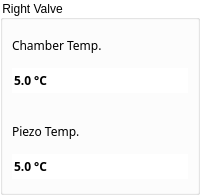
       <widget class="QGroupBox" name="groupBoxValveTemp2">
        <property name="sizePolicy">
         <sizepolicy hsizetype="Expanding" vsizetype="Fixed">
          <horstretch>0</horstretch>
          <verstretch>0</verstretch>
         </sizepolicy>
        </property>
        <property name="styleSheet">
         <string notr="true">QGroupBox{
    background-color: transparent;
}</string>
        </property>
        <property name="title">
         <string>Right Valve</string>
        </property>
        <layout class="QGridLayout" name="gridLayout_21">
         <property name="leftMargin">
          <number>0</number>
         </property>
         <property name="topMargin">
          <number>0</number>
         </property>
         <property name="rightMargin">
          <number>0</number>
         </property>
         <property name="bottomMargin">
          <number>4</number>
         </property>
         <property name="spacing">
          <number>4</number>
         </property>
         <item row="1" column="0">
          <widget class="ContentBoardItem" name="widgetDashBoardHeatersStackTemp_2" native="true">
           <property name="sizePolicy">
            <sizepolicy hsizetype="Expanding" vsizetype="Fixed">
             <horstretch>0</horstretch>
             <verstretch>0</verstretch>
            </sizepolicy>
           </property>
           <property name="minimumSize">
            <size>
             <width>0</width>
             <height>82</height>
            </size>
           </property>
           <property name="maximumSize">
            <size>
             <width>16777215</width>
             <height>82</height>
            </size>
           </property>
           <property name="styleSheet">
            <string notr="true">/*QFrame{
     background:rgb(249,247,248);
     min-height: 80px;
     max-height: 80px;
}

QLabel{
  background:rgb(249,247,248);
  color: rgb(39,51,66);
  font-size: 16px;
  font-family: Siemens Sans;
  min-height: 20px;
  max-height: 20px;
}

QDoubleSpinBox{
  background:rgb(249,247,248);
  color: rgb(39,51,66);
  font-size: 16px;
  font-weight: bold;
  font-family: Siemens Sans;
  min-height: 32px;
  max-height: 32px;
}
*/

</string>
           </property>
           <layout class="QGridLayout" name="gridLayout_23">
            <property name="leftMargin">
             <number>9</number>
            </property>
            <property name="rightMargin">
             <number>9</number>
            </property>
            <item row="2" column="0">
             <widget class="QDoubleSpinBox" name="doubleSpinBoxHeatersStackTemp2">
              <property name="font">
               <font>
                <family>Siemens Sans</family>
                <weight>75</weight>
                <bold>true</bold>
               </font>
              </property>
              <property name="styleSheet">
               <string notr="true">QDoubleSpinBox[STATE=&quot;Ok&quot;]
{
 background:rgb(249,247,248);
 min-width: 0px;
 border: 0px;
 }
QDoubleSpinBox[STATE=&quot;MaschineStop&quot;]
{ 
 background:rgb(202, 51, 51);
 min-width: 0px;
 border: 0px;
 }
QDoubleSpinBox[STATE =&quot;Warning&quot;]
{ 
 background:rgb(245, 197, 160);
 min-width: 0px;
 border: 0px;
 }
QDoubleSpinBox[STATE =&quot;Alarm&quot;]
{ 
 background:rgb(205, 99, 20);
 min-width: 0px;
 border: 0px;
 }

</string>
              </property>
              <property name="wrapping">
               <bool>false</bool>
              </property>
              <property name="frame">
               <bool>false</bool>
              </property>
              <property name="readOnly">
               <bool>true</bool>
              </property>
              <property name="buttonSymbols">
               <enum>QAbstractSpinBox::NoButtons</enum>
              </property>
              <property name="suffix">
               <string> °C</string>
              </property>
              <property name="decimals">
               <number>1</number>
              </property>
              <property name="minimum">
               <double>5.000000000000000</double>
              </property>
              <property name="maximum">
               <double>1000.000000000000000</double>
              </property>
              <property name="singleStep">
               <double>0.001000000000000</double>
              </property>
             </widget>
            </item>
            <item row="1" column="0">
             <widget class="QLabel" name="labelDashBoardHeatersStackTemp2">
              <property name="font">
               <font>
                <family>Siemens Sans</family>
               </font>
              </property>
              <property name="styleSheet">
               <string notr="true"/>
              </property>
              <property name="text">
               <string>Piezo Temp.</string>
              </property>
             </widget>
            </item>
           </layout>
          </widget>
         </item>
         <item row="0" column="0">
          <widget class="ContentBoardItem" name="widgetDashBoardHeatersCurrentTemp_2" native="true">
           <property name="sizePolicy">
            <sizepolicy hsizetype="Expanding" vsizetype="Fixed">
             <horstretch>0</horstretch>
             <verstretch>0</verstretch>
            </sizepolicy>
           </property>
           <property name="minimumSize">
            <size>
             <width>0</width>
             <height>82</height>
            </size>
           </property>
           <property name="maximumSize">
            <size>
             <width>16777215</width>
             <height>82</height>
            </size>
           </property>
           <property name="styleSheet">
            <string notr="true">/*QFrame{
     background:rgb(249,247,248);
     min-height: 80px;
     max-height: 80px;
}

QLabel{
  background:rgb(249,247,248);
  color: rgb(39,51,66);
  font-size: 16px;
  font-family: Siemens Sans;
  min-height: 20px;
  max-height: 20px;
}

QDoubleSpinBox{
  background:rgb(249,247,248);
  color: rgb(39,51,66);
  font-size: 16px;
  font-weight: bold;
  font-family: Siemens Sans;
  min-height: 32px;
  max-height: 32px;
}
*/

</string>
           </property>
           <layout class="QGridLayout" name="gridLayout_22">
            <property name="leftMargin">
             <number>9</number>
            </property>
            <property name="rightMargin">
             <number>9</number>
            </property>
            <item row="0" column="0">
             <widget class="QLabel" name="labelDashBoardHeatersCurrentTemp2">
              <property name="font">
               <font>
                <family>Siemens Sans</family>
               </font>
              </property>
              <property name="styleSheet">
               <string notr="true"/>
              </property>
              <property name="text">
               <string>Chamber Temp.</string>
              </property>
             </widget>
            </item>
            <item row="1" column="0">
             <widget class="QDoubleSpinBox" name="doubleSpinBoxHeatersCurrentTemp2">
              <property name="font">
               <font>
                <family>Siemens Sans</family>
                <weight>75</weight>
                <bold>true</bold>
               </font>
              </property>
              <property name="styleSheet">
               <string notr="true">QDoubleSpinBox[STATE=&quot;Ok&quot;]
{
 background:rgb(249,247,248);
 min-width: 0px;
 border: 0px;
 }
QDoubleSpinBox[STATE=&quot;MaschineStop&quot;]
{ 
 background:rgb(202, 51, 51);
 min-width: 0px;
 border: 0px;
 }
QDoubleSpinBox[STATE =&quot;Warning&quot;]
{ 
 background:rgb(245, 197, 160);
 min-width: 0px;
 border: 0px;
 }
QDoubleSpinBox[STATE =&quot;Alarm&quot;]
{ 
 background:rgb(205, 99, 20);
 min-width: 0px;
 border: 0px;
 }
</string>
              </property>
              <property name="wrapping">
               <bool>false</bool>
              </property>
              <property name="frame">
               <bool>false</bool>
              </property>
              <property name="readOnly">
               <bool>true</bool>
              </property>
              <property name="buttonSymbols">
               <enum>QAbstractSpinBox::NoButtons</enum>
              </property>
              <property name="suffix">
               <string> °C</string>
              </property>
              <property name="decimals">
               <number>1</number>
              </property>
              <property name="minimum">
               <double>5.000000000000000</double>
              </property>
              <property name="maximum">
               <double>1000.000000000000000</double>
              </property>
              <property name="singleStep">
               <double>0.001000000000000</double>
              </property>
             </widget>
            </item>
           </layout>
          </widget>
         </item>
        </layout>
       </widget>
